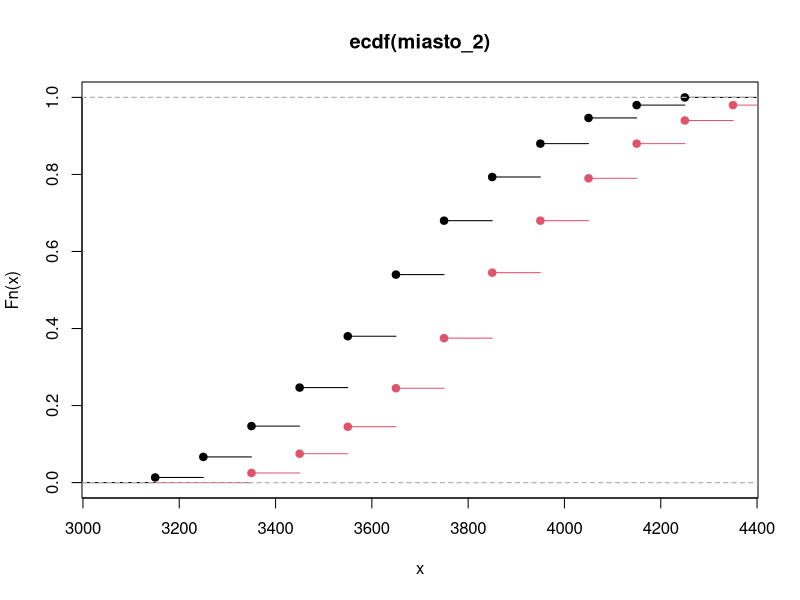
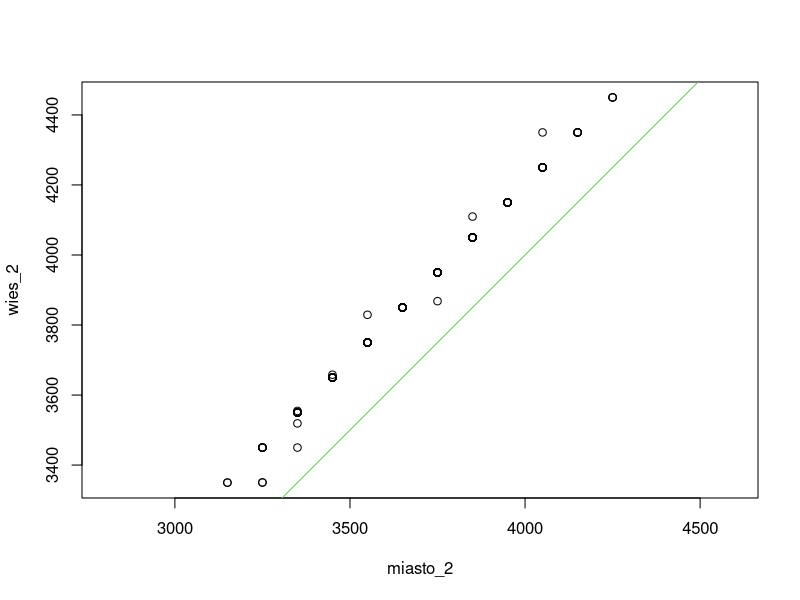
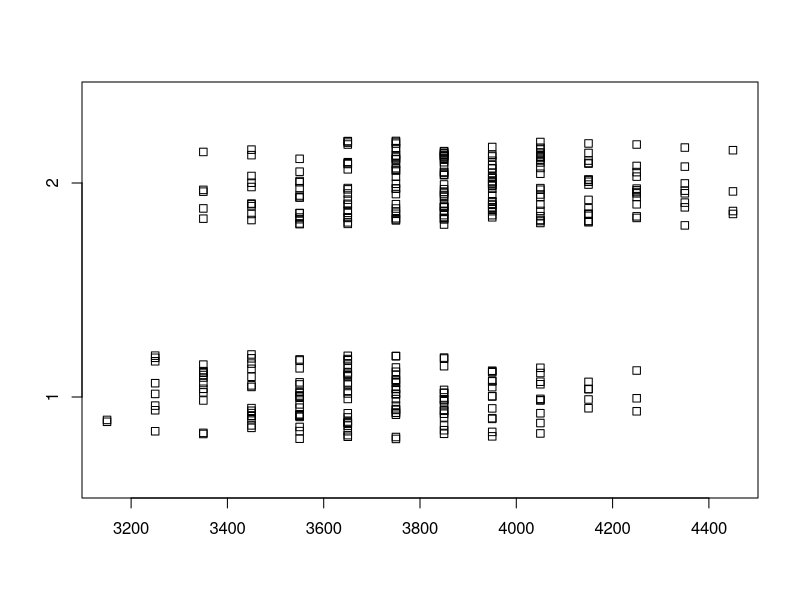

The R source for these figures, in order:
miasto <- c(2, 8, 12, 15, 20, 24, 21, 17, 13, 10, 5, 3, 0, 0)
wies <- c(0, 0, 5, 10, 14, 20, 26, 34, 27, 22, 18, 12, 8, 4)

# H0: pojemność płuc dzieci na wsi i w mieście ma taki sam rozkad

# do testy Kołmogorowa Smiergowa (K-S) potrzebujemy niezgrupowanej próby
# odtwarzamy próbę

poj <- seq(3150, 4450, 100)

miasto_2 <- rep(poj, miasto)
wies_2 <- rep(poj, wies)

# liczebność się zgadza
sum(miasto); sum(wies)
length(miasto_2); length(wies_2)

test <- ks.test(miasto_2, wies_2)
test
# p-val < 0.05: hipoteza H0 jest odrzucona

plot(ecdf(miasto_2))
lines(ecdf(wies_2), col = 2)

qqplot(miasto_2, wies_2, asp = 1)
abline(0, 1, col = 3)

stripchart(list(miasto_2, wies_2), method = "jitter", jitter = 0.2)

# NOTE:
# zamiana danych zgrupowanych na dane ilościowe
# porównanie rozkładu w próbce
